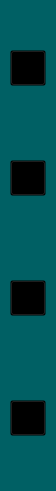
       <widget class="QGroupBox" name="groupBox_20">
        <property name="geometry">
         <rect>
          <x>10</x>
          <y>10</y>
          <width>56</width>
          <height>491</height>
         </rect>
        </property>
        <property name="styleSheet">
         <string notr="true">QGroupBox{
background-color: #006064;
border: none;
}
QPushButton{
	background:transparent;
}</string>
        </property>
        <property name="title">
         <string/>
        </property>
        <widget class="QPushButton" name="home_12">
         <property name="geometry">
          <rect>
           <x>10</x>
           <y>50</y>
           <width>36</width>
           <height>36</height>
          </rect>
         </property>
         <property name="styleSheet">
          <string notr="true">QPushButton{
  border-image: url(C:/Users/ailes/OneDrive/Escritorio/HRS/Recursos/house2.png);
    background-repeat: no-repeat;
    width: 36px;
    height: 36px;
}
QPushButton:hover {
  
    background-repeat: no-repeat;
  border-image: url(C:/Users/ailes/OneDrive/Escritorio/HRS/Recursos/house.png);
}</string>
         </property>
         <property name="text">
          <string/>
         </property>
        </widget>
        <widget class="QPushButton" name="salir_12">
         <property name="geometry">
          <rect>
           <x>10</x>
           <y>400</y>
           <width>36</width>
           <height>36</height>
          </rect>
         </property>
         <property name="styleSheet">
          <string notr="true">QPushButton{
  border-image: url(C:/Users/ailes/OneDrive/Escritorio/HRS/Recursos/outSesion2.png);
    background-repeat: no-repeat;
    width: 36px;
    height: 36px;
}
QPushButton:hover {
    border-image: url(C:/Users/ailes/OneDrive/Escritorio/HRS/Recursos/outSesion.png);
    background-repeat: no-repeat;
}</string>
         </property>
         <property name="text">
          <string/>
         </property>
        </widget>
        <widget class="QPushButton" name="reservaciones_12">
         <property name="geometry">
          <rect>
           <x>10</x>
           <y>280</y>
           <width>36</width>
           <height>36</height>
          </rect>
         </property>
         <property name="styleSheet">
          <string notr="true">QPushButton{
border-image: url(C:/Users/ailes/OneDrive/Escritorio/HRS/Recursos/reservation.png);
    background-repeat: no-repeat;
    width: 36px;
    height: 36px;
}
QPushButton:hover {
  border-image: url(C:/Users/ailes/OneDrive/Escritorio/HRS/Recursos/reservation2.png);
    background-repeat: no-repeat;
}</string>
         </property>
         <property name="text">
          <string/>
         </property>
        </widget>
        <widget class="QPushButton" name="perfil_12">
         <property name="geometry">
          <rect>
           <x>10</x>
           <y>160</y>
           <width>36</width>
           <height>36</height>
          </rect>
         </property>
         <property name="styleSheet">
          <string notr="true">QPushButton{
 border-image: url(C:/Users/ailes/OneDrive/Escritorio/HRS/Recursos/user.png);
    background-repeat: no-repeat;
    width: 36px;
    height: 36px;
}
QPushButton:hover {
 border-image: url(C:/Users/ailes/OneDrive/Escritorio/HRS/Recursos/user3.png);
    background-repeat: no-repeat;
}</string>
         </property>
         <property name="text">
          <string/>
         </property>
        </widget>
       </widget>
